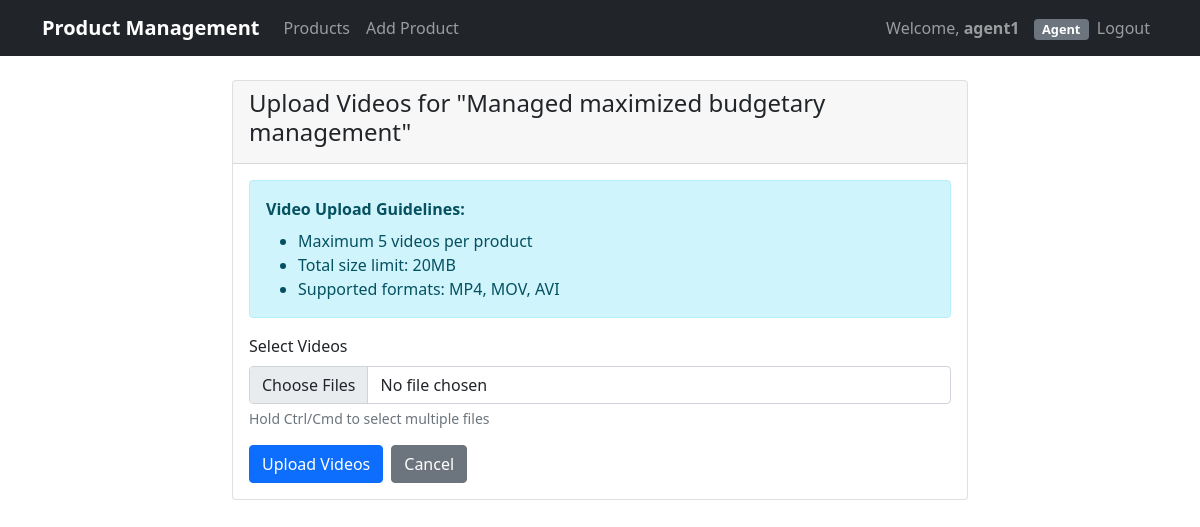
The page /products/5/upload-video/ (signed in) on the database its author committed.
### apps/users/models.py (models this page shows, shortened)
class User(AbstractUser):
    ROLE_CHOICES = (
        ('admin', 'Admin'),
        ('staff', 'Staff'),
        ('agent', 'Agent'),
        ('end_user', 'End User'),
    )
    role = models.CharField(max_length=10, choices=ROLE_CHOICES)

### apps/products/models.py (models this page shows, shortened)
class Product(models.Model):
    STATUS_CHOICES = [
        ('uploaded', 'Uploaded'),
        ('approved', 'Approved'),
        ('rejected', 'Rejected'),
        ('cancelled', 'Cancelled'),
    ]
    category = models.ForeignKey(Category, on_delete=models.CASCADE)
    title = models.CharField(max_length=255)
    description = models.TextField()
    price = models.DecimalField(max_digits=10, decimal_places=2)
    status = models.CharField(max_length=20, choices=STATUS_CHOICES, default='uploaded')
    video = models.FileField(upload_to='videos/', null=True, blank=True)
    created_by = models.ForeignKey(User, on_delete=models.CASCADE)
    created_at = models.DateTimeField(auto_now_add=True)
    updated_at = models.DateTimeField(auto_now=True)

### apps/products/template_views.py (the view, shortened to what this page needs)
# urls.py: path('products/<int:product_id>/upload-video/', upload_video, name='upload_video'),
@login_required
def upload_video(request, product_id):
    product = get_object_or_404(Product, pk=product_id)
    return render(request, 'products/upload_video.html', {'product': product})

### templates/products/upload_video.html (shortened to what this page needs)
{% extends 'base.html' %}
{% block content %}
<div class="row justify-content-center">
    <div class="col-md-8">
        <div class="card">
            <div class="card-header">
                <h4>Upload Videos for "{{ product.title }}"</h4>
            </div>
            <div class="card-body">
                <div class="alert alert-info" role="alert">
                    <strong>Video Upload Guidelines:</strong>
                    <ul class="mb-0 mt-2">
                        <li>Maximum 5 videos per product</li>
                        <li>Total size limit: 20MB</li>
                        <li>Supported formats: MP4, MOV, AVI</li>
                    </ul>
                </div>
                <form method="post" enctype="multipart/form-data">
                    <div class="mb-3">
                        <label for="videos" class="form-label">Select Videos</label>
                        <input type="file" class="form-control" name="videos" id="videos" multiple accept="video/*">
                        <div class="form-text">Hold Ctrl/Cmd to select multiple files</div>
                    </div>
                    <div class="d-flex gap-2">
                        <button type="submit" class="btn btn-primary" id="upload-btn">
                             Upload Videos
                        </button>
                        <a href="{% url 'product_detail' product.id %}" class="btn btn-secondary">Cancel</a>
                    </div>
                </form>
            </div>
        </div>
    </div>
</div>
{% endblock %}

### templates/base.html (shortened to what this page needs)
<!DOCTYPE html>
<html lang="en">
<head>
    <link href="https://cdn.jsdelivr.net/npm/bootstrap@5.1.3/dist/css/bootstrap.min.css" rel="stylesheet">
</head>
<body>
    <nav class="navbar navbar-expand-lg navbar-dark bg-dark">
        <div class="container">
            <a class="navbar-brand" href="{% if user.is_authenticated %}{% url 'dashboard' %}{% else %}{% url 'login' %}{% endif %}">Product Management</a>
            {% if user.is_authenticated %}
            <div class="navbar-nav me-auto">
                <a class="nav-link" href="{% url 'product_list' %}">Products</a>
                {% if user.role == 'agent' %}
                    <a class="nav-link" href="{% url 'product_create' %}">Add Product</a>
                {% endif %}
            </div>
            {% endif %}
            <div class="navbar-nav">
                {% if user.is_authenticated %}
                    <span class="navbar-text">
                        Welcome, <strong>{{ user.username }}</strong>
                        <span class="badge bg-secondary role-badge">{{ user.get_role_display }}</span>
                    </span>
                    <a class="nav-link" href="{% url 'logout' %}">Logout</a>
                {% else %}
                    <a class="nav-link" href="{% url 'login' %}">Login</a>
                    <a class="nav-link" href="{% url 'register' %}">Register</a>
                {% endif %}
            </div>
        </div>
    </nav>
    <div class="container mt-4">
        {% block content %}
        {% endblock %}
    </div>
</body>
</html>

### templates/base.html (style rules this page uses)
.role-badge { font-size: 0.8em; margin-left: 10px; }
.navbar-brand { font-weight: bold; }

### rows shown on the page
User: username "agent1", role "Agent"
Product: title "Managed maximized budgetary management"
